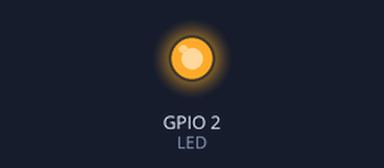
A sketch run on a simulated ESP32. Parts: output pins drawn as LEDs (lit = HIGH). WiFi joins after 1.5 s; servers stay silent unless stated; what the sketch prints to the serial monitor is not drawn.

Above: at 1.6 s.
At 3.3 s:
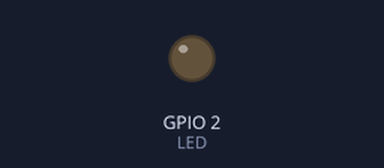
Timing chart, 0 to 4.8 s (numbered marks = the images above):
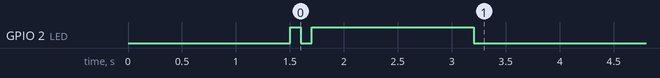

The sketch:

WiFi.ino
```cpp
#include <WiFi.h>
#define LED 2
//定义WiFi名与密码
const char *ssid="11";
const char *password="15223125934";

void setup() {
  // put your setup code here, to run once:
  Serial.begin(9600);
  //连接WiFi
  WiFi.begin(ssid,password);
  Serial.print("正在连接 Wi-Fi");
  //检测是否连接成功
  while(WiFi.status()!=WL_CONNECTED){
    delay(500);
    Serial.print(".");
  }
  Serial.println("连接成功");
  Serial.print("IP地址");
  Serial.println(WiFi.localIP());
  //通过板载LED反馈WiFi连接状态
  pinMode(LED,OUTPUT);
  digitalWrite(LED,HIGH);
  delay(100);
  digitalWrite(LED,LOW);
  delay(100);
  digitalWrite(LED,HIGH);
  delay(1500);
  digitalWrite(LED,LOW);
}

void loop() {
  // put your main code here, to run repeatedly:

}
```
